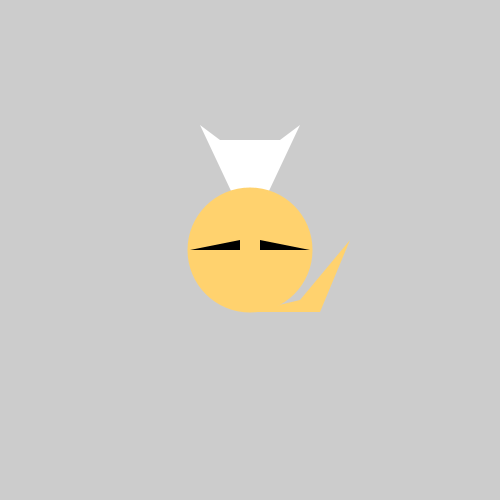
Frame 1 (no input)
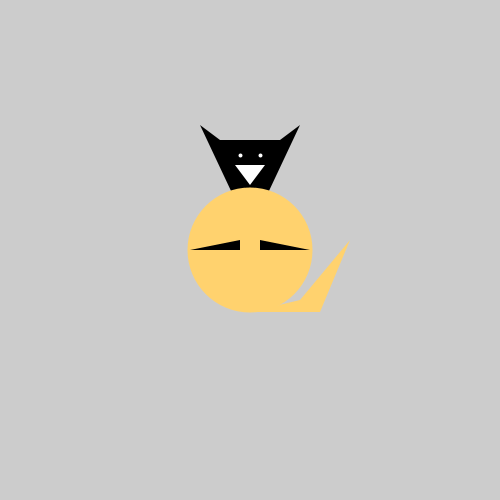
Frame 60 (the mouse pressed at the canvas centre just before this capture)
Frame 120 (the mouse held since frame 60 and released just before this capture): identical to frame 60, image omitted

The Processing sketch that drew these frames (run headless with seeded random() and noise(); from frame 60 on, the mouse is pressed at the canvas centre):

// Processing sketch: processing_55703
// ── processing_55703.pde

void setup() {
size (500, 500);
}

void draw () {
background(204);
if (keyPressed) {

//Head
noStroke();
beginShape(); 
vertex (240, 210);
vertex (200, 125);
vertex (220, 140);
vertex (280, 140);
vertex (300, 125);
vertex (260, 210);
endShape();

//Tail 
noStroke ();
fill (225);
beginShape();
vertex (250, 312);
vertex (320, 312); 
vertex (350, 240);
vertex (300, 300);
vertex (250, 312);
endShape();

//Feet
noStroke();
fill(0);
ellipse (290, 310, 50, 25);
ellipse (210, 310, 50, 25);

//Body
fill (255, 255, 255);
smooth();
noStroke();
ellipse (250, 250, 125, 125); 

//Nose&Eyes
fill (255);
triangle (250, 185, 235, 165, 265, 165);
stroke (255);
strokeWeight (4);
line (225, 155, 240, 155);
line (275, 155, 260, 155);

//Hands
fill (0);
noStroke ();
ellipse (312, 230, 25, 25);
ellipse (188, 230, 25, 25);

} else {
  
//Head
noStroke();
beginShape(); 
vertex (240, 210);
vertex (200, 125);
vertex (220, 140);
vertex (280, 140);
vertex (300, 125);
vertex (260, 210);
endShape();

//Tail 
noStroke ();
fill (320, 210, 110);
beginShape();
vertex (250, 312);
vertex (320, 312); 
vertex (350, 240);
vertex (300, 300);
vertex (250, 312);
endShape();

//Feet
//noStroke();
//fill(255);
//ellipse (290, 320, 50, 25);
//ellipse (210, 320, 50, 25);

//Body
fill (320, 210, 110);
smooth();
noStroke();
ellipse (250, 250, 125, 125); 

//Nose&Eyes
fill (255);
triangle (250, 185, 235, 165, 265, 165);
stroke (255);
strokeWeight (4);
point (240, 155);
point (260, 155);

//Hands
noStroke();
fill (0);
triangle (260, 250, 260, 240, 310, 250);
triangle (240, 250, 240, 240, 190, 250);  
}
}
